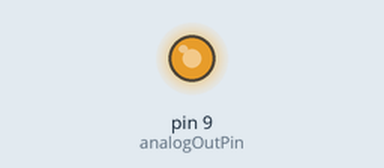
A sketch run on a simulated Arduino Uno, built with avr-gcc and run on an emulated ATmega328P. On the bench: output pins drawn as LEDs (lit = HIGH).

Above: at 0.1 s.
Timing chart, 0 to 1.6 s (numbered marks = the images above):
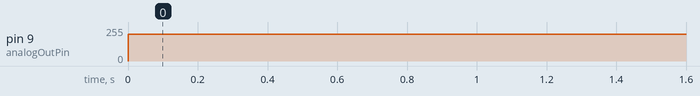

The sketch:

analog_multimeter.ino
```cpp
/*
This code is used to read analog voltage values using a multimeter
*/

//PWM pin that analog output is connected to
const int analogOutPin = 9;


void setup() {
}

void loop() {
  // change the analog out value:
  analogWrite(analogOutPin, 200);
  delay(2);
}
```

Measured:
- by itself, pin 9 (analogOutPin): 0/255 → 200/255 at 0.00 s
